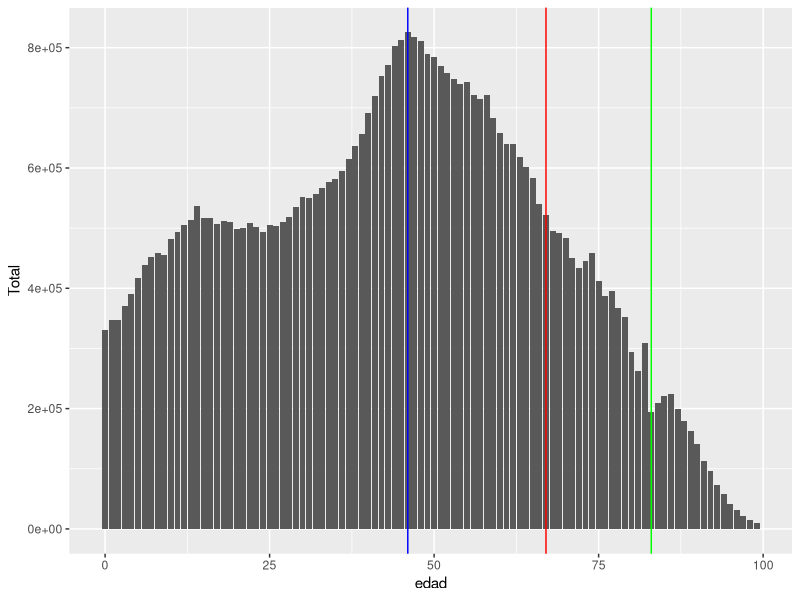
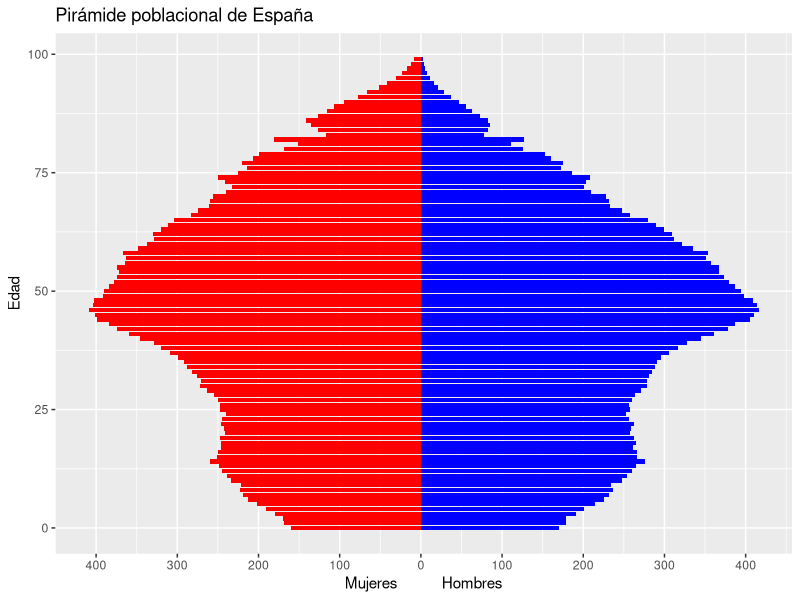
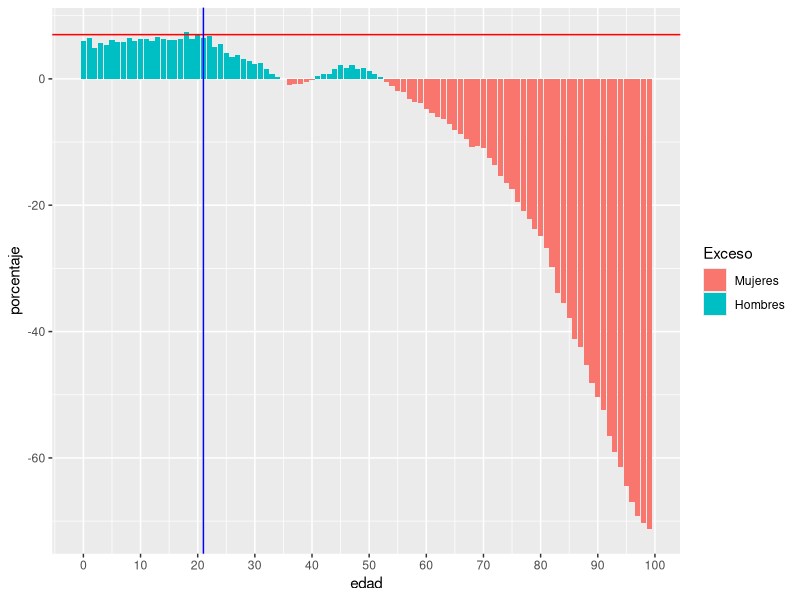
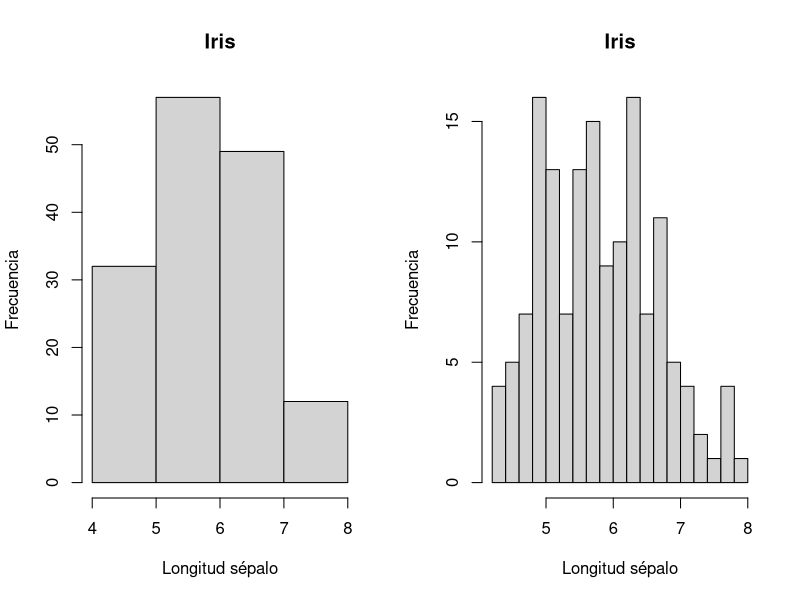
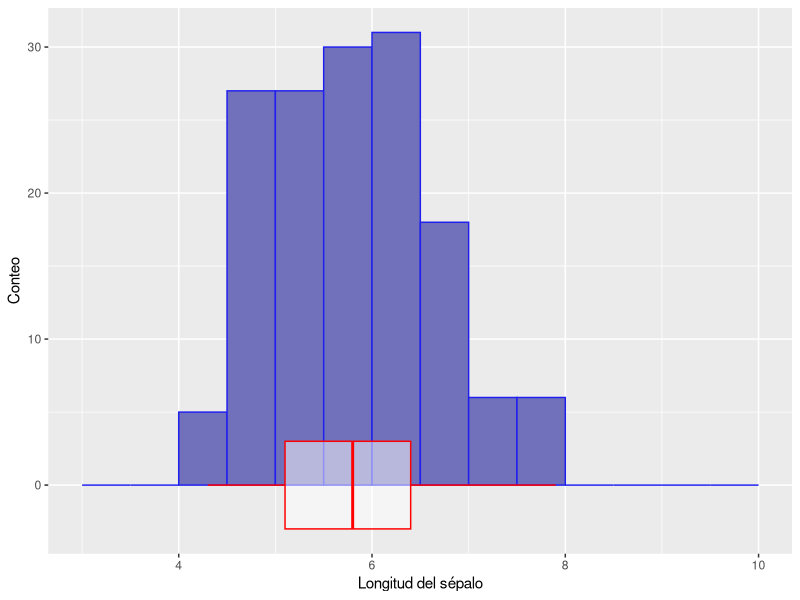
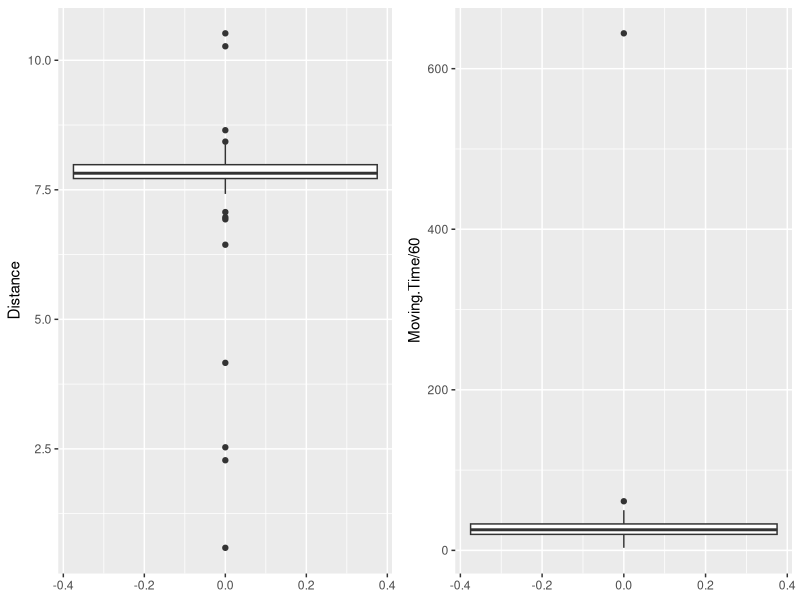
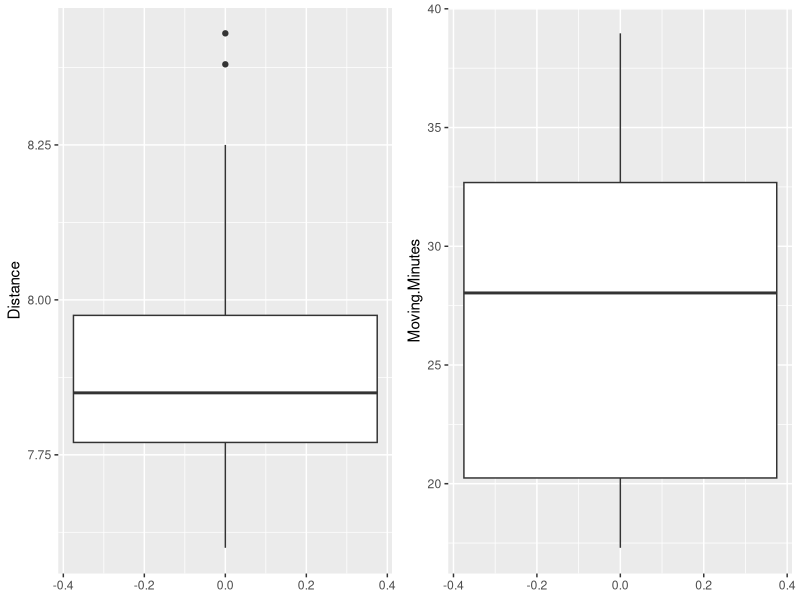
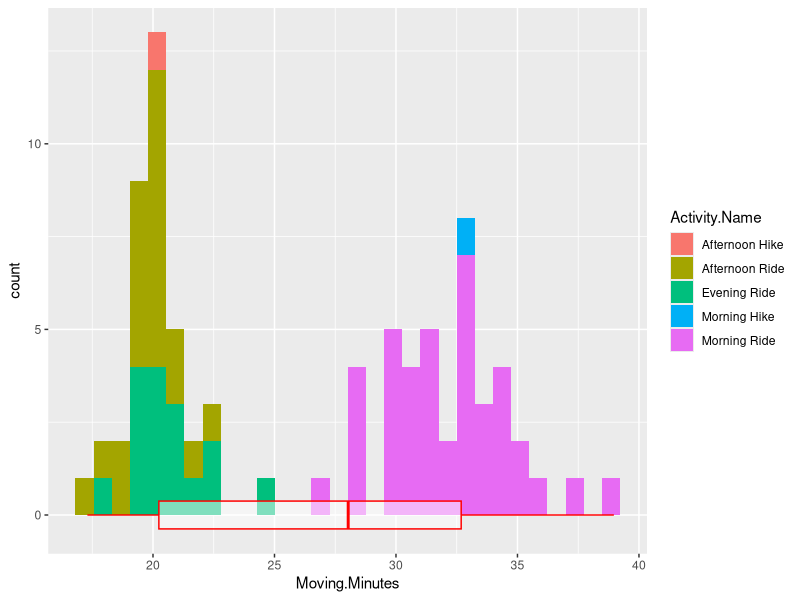

Here is the R script that generated these plots, in order:
## ---- chunk 1
library(dplyr)
poblacion_raw<-read.csv("data/68519.csv",skip=0,fileEncoding="ISO-8859-1",header=T, sep=';',stringsAsFactor=F) |> select(Edad,Sexo, Total, Nacionalidad)
head(poblacion_raw,7)
## ---- chunk 2
library(dplyr)
library(tidyr)

poblacion <- poblacion_raw  |> filter(Nacionalidad=='Total') |> mutate(Total=as.numeric(gsub("\\.","",Total))) |> pivot_wider(names_from = Sexo, values_from = Total)  |>
 mutate(edad=as.numeric(gsub("año(s|)","",Edad))) |> drop_na() |> 
  select(-Edad)  |> arrange(edad)
#arrange(desc(Edad))
head(poblacion)
## ---- chunk 3
library(ggplot2)
ggplot(data=poblacion, aes(x=edad, y=Total))+geom_col()+
  geom_vline(xintercept = 46, color="blue")+
  geom_vline(xintercept = 67, color="red")+
  geom_vline(xintercept = 83, color="green")
## ---- chunk 4
ggplot(data=poblacion, aes(x=edad))+
  geom_col(aes(y=Hombres),fill="blue")+
  geom_col(aes(y= -Mujeres),fill="red")+
  scale_y_continuous(breaks=seq(-5e5,5e5,length.out=11), labels=abs(seq(-5e5,5e5,length.out=11)/1000))+
  xlab("Edad")+ylab("Mujeres           Hombres")+ggtitle("Pirámide poblacional de España")+
  coord_flip()
## ---- chunk 5
#| fig-height: 5
#| fig-width: 14
#poblacion$porcentaje <- (poblacion$Hombres/poblacion$Mujeres-1)*100
#poblacion$porcentaje <- with(poblacion, (Hombres/Mujeres-1)*100)
poblacion <- poblacion |> mutate(porcentaje=(Hombres/Mujeres-1)*100) |> mutate(Exceso=factor(porcentaje>0, labels = c('Mujeres','Hombres')))

ggplot(data=poblacion, aes(x=edad, y=porcentaje))+geom_col(aes(fill=Exceso))+
  geom_hline(yintercept = 7, color='red')+
  geom_vline(xintercept = 21, color='blue')+
  scale_x_continuous(breaks = seq(0,100, by=10))
## ---- chunk 6
print(paste("El dataset iris tiene",nrow(iris),"filas"))
head(iris)
## ---- chunk 7
sort(iris$Sepal.Length)
## ---- chunk 8
par(mfrow = c(1,2))
hist(iris$Sepal.Length, 5, xlab="Longitud sépalo", ylab="Frecuencia", main="Iris")
hist(iris$Sepal.Length, 15, xlab="Longitud sépalo", ylab="Frecuencia", main="Iris")
## ---- chunk 9
#| fig-height: 5
#| fig-width: 14
ggplot(data=iris, aes(x=Sepal.Length))+
  geom_histogram(fill='#7070BB', color='#2020EE', breaks=seq(3,10, by=0.5))+
  geom_boxplot(color='red', width=6, alpha=0.5)+
  xlab('Longitud del sépalo')+ylab('Conteo')
## ---- chunk 10
strava = read.csv("data/activities_strava.csv")
head(strava)
str(strava)
## ---- chunk 11
strava<-strava[c("Activity.Date","Activity.Name","Activity.Type","Elapsed.Time","Distance","Moving.Time")]
head(strava)
summary(strava)
## ---- chunk 12
ride<-strava[strava$Activity.Type=="Ride",]
summary(ride)
## ---- chunk 13
library(gridExtra)

g1 <- ggplot(ride, aes(y=Distance))+geom_boxplot()

g2 <- ggplot(ride, aes(y=Moving.Time/60))+geom_boxplot()


grid.arrange(g1,g2, nrow=1)
## ---- chunk 14

ride_filtered <- ride |> filter(Moving.Time<60*60) |> filter(Distance>7.5 & Distance < 8.5) |> mutate(Moving.Minutes=Moving.Time/60)

g1 <- ggplot(ride_filtered, aes(y=Distance))+geom_boxplot()

g2 <- ggplot(ride_filtered, aes(y=Moving.Minutes))+geom_boxplot()


grid.arrange(g1,g2, nrow=1)
## ---- chunk 15
ggplot(ride_filtered, aes(x=Moving.Minutes))+geom_histogram(aes(fill=Activity.Name))+
  geom_boxplot(color='red', alpha=0.5)
## ---- chunk 16
ride_filtered |> filter(Activity.Name %in% c('Morning Ride', 'Afternoon Ride', 'Evening Ride')) |> ggplot(aes(y=Moving.Minutes, fill=Activity.Name , x=Activity.Name))+geom_boxplot()
## ---- chunk 17
f_poblacion <- poblacion[,c("Total","edad")]
f_poblacion$nacimiento <- 2023-f_poblacion$edad

f_poblacion$Ratio <- f_poblacion$Total/sum(f_poblacion$Total)

f_poblacion_milenial <- sum(f_poblacion$Ratio[f_poblacion$nacimiento>=1980 &
                                              f_poblacion$nacimiento<=2000  ])

paste0("La probabilida de que eligiendo una persona al azar en España sea milenial es ",
      round(f_poblacion_milenial*100),"%")

## ---- chunk 18
f_poblacion_joven <- sum(f_poblacion$Ratio[f_poblacion$edad<=64])

paste0("La probabilidad de que eligiendo una persona al azar su edad sea menor o igual a 64 años es ",
      round(f_poblacion_joven,3)*100,"%")

## ---- chunk 19
set.seed(2)
myUnifVector<-runif(10000,min=2,max=7)
summary(myUnifVector)
length(myUnifVector)
## ---- chunk 20
library(ggplot2)
## ---- chunk 21
ggplot(data=data.frame(x=myUnifVector), aes(x))+
  geom_histogram(bins=15,fill="#7070BB",color="#010101")+
  #geom_jitter(width=0, height=500, aes(y=500), alpha=0.2)+
  scale_x_continuous(breaks = seq(0,10,1), lim=c(0,10))
## ---- chunk 22
ggplot(data=data.frame(x=myUnifVector), aes(x))+
  geom_histogram(bins=50,fill="#7070BB",color="#010101")+ 
  scale_x_continuous(breaks = seq(0,10,1), lim=c(0,10))
## ---- chunk 23
ggplot(data=data.frame(x=myUnifVector), aes(x))+
  geom_density(fill="#7070BB",color="#010101", bw=0.1)+ 
  scale_x_continuous(breaks = seq(0,10,1), lim=c(0,10))
## ---- chunk 24
ggplot(data=data.frame(x=myUnifVector), aes(x))+
  geom_density(fill="#7070BB",color="#010101",kernel="rectangular", bw=0.07)+ 
  scale_x_continuous(breaks = seq(0,10,1), lim=c(0,10))
## ---- chunk 25
ggplot(data=data.frame(x=myUnifVector), aes(x))+
  geom_density(fill="#7070BB",color="#010101",kernel="rectangular", bw=0.01)+
  #geom_density(fill="#7070BB",color="#010101")+ 
  scale_x_continuous(breaks = seq(0,10,1), lim=c(0,10))
## ---- chunk 26
p<- 0.7
q<- 1-p

df <- data.frame(x=c("Si","No"), prob=c(p,q))
ggplot(data=df,aes(x=x,y=prob))+geom_point(color="blue")+geom_col(width=0.005,color="blue")+
 theme_bw()+ggtitle("Función de densidad de probabilida \n de una distribución de Bernuilli")
## ---- chunk 27
p<-0.7
v<-runif(5,min=0,max=1)
v
as.integer(v>p)
## ---- chunk 28

slices <- c(p,1-p)
lbls <- c("Cara", "Cruz")
pie(slices, labels = lbls, main="Probabilidad")
## ---- chunk 29
dbinom(x=2,size=3,prob=0.5)
## ---- chunk 30
rbinom(10,size=3,prob=0.5)
## ---- chunk 31
n=100
k=1
p=0.01

dbinom(x=1,size=100,prob=0.01)
dbinom(x=2,size=100,prob=0.01)
dbinom(x=3,size=100,prob=0.01)
dbinom(x=4,size=100,prob=0.01)
## ---- chunk 32
probFinal<-0
for (x in k:n){    
    probFinal<-probFinal+dbinom(x=x,size=100,prob=0.01)
}
print(paste0("La probabilidad de que en ",n," tests de embarazo salga al menos ",
             k," indicando embarazo, es del ",round(probFinal*100,2),"%"))
## ---- chunk 33
p=0.01
n=100
k=1
experimento <- runif(n,min=0,max=1)<p

experimento
## ---- chunk 34
numTestFail<-0
totalIntentos<-100000
p=0.01
n=100
k=1
for (i in 1:totalIntentos){
    #experimento<-rbinom(n,size=1,prob=p)
    experimento<-runif(n,min=0,max=1)<p
    numFalsoPositivo<-sum(experimento)
    if (numFalsoPositivo>=k){
        numTestFail<-numTestFail+1
    }
}
probFinal=numTestFail/totalIntentos
print(paste0("La probabilidad de que en ",n," tests de embarazo salga al menos ",
             k," indicando embarazo, es del ",round(probFinal*100,2),"%"))
## ---- chunk 35
k=5
l=2
print(paste("METODO 1: La probabilidad de recibir exactamente",
            k,"llamadas en un minuto es:", l^k/factorial(k)*exp(-l)  ))
print(paste("METODO 2: La probabilidad de recibir exactamente",
            k,"llamadas en un minuto es:",dpois(k, lambda=l  )))
## ---- chunk 36
k<-5
l<-2

p<-0
for (i in k:100){
   p<-p+dpois(i,l)
}
print(paste("METODO 1: La probabilidad de recibir ",k," o más llamdas en un minuto es:",p))

p<-1
for (i in 0:(k-1)){
   p<-p-dpois(i,l)
}
print(paste("METODO 2: La probabilidad de recibir",k," o más llamdas en un minuto es:",p))


p<-1-ppois(k-1,l)
print(paste("METODO 3: La probabilidad de recibir",k," o más llamdas en un minuto es:",p))


## ---- chunk 37
l<-c(2,4,20)
numSamples<-10000
myPoissonDataVector<-rpois(numSamples*length(l),l)

length(myPoissonDataVector)
## ---- chunk 38
head(rep(l,numSamples),10)
## ---- chunk 39
myPoissonDataFrame<-data.frame(val=myPoissonDataVector,lambda=rep(l,numSamples))
myPoissonDataFrame$lambda<-factor(myPoissonDataFrame$lambda)
head(myPoissonDataFrame)
## ---- chunk 40
require(ggplot2)
ggplot(data=myPoissonDataFrame, aes(x=val,colour=lambda)) + 
 geom_histogram(position="dodge",bins=30)+
 geom_density(bw=1)+
 geom_vline(xintercept=3.65,color="blue")
## ---- chunk 41
l<-4

n<-c(5,10,100)
p<-l/n

numSamples<-10000

myBinomialDataVector<-rbinom(numSamples*length(n),size=n,prob=p)


myPoissonDataFrame<-data.frame(val=myBinomialDataVector,n=rep(n,numSamples))
myPoissonDataFrame$n<-factor(myPoissonDataFrame$n)

require(ggplot2)

ggplot(data=myPoissonDataFrame, aes(x=val,colour=n)) +geom_histogram(position="dodge",bins=30)+
  stat_function(fun=function(x,...){dpois(round(x),...)*10000},args = list(lambda = l), 
                  geom="area",color="#a98600",fill="yellow",alpha=0.3)
## ---- chunk 42
l<-c(2,4,20)
numSamples<-10000
myExponentialDataVector<-rexp(numSamples*length(l),l)


myExponentialDataFrame<-data.frame(val=myExponentialDataVector,lambda=rep(l,numSamples))
myExponentialDataFrame$lambda<-factor(myExponentialDataFrame$lambda)

require(ggplot2)
ggplot(data=myExponentialDataFrame, aes(x=val,colour=lambda)) + 
 geom_density(bw=0.01, kernel="rectangular")
## ---- chunk 43
rate=20
paste(rate,"llamadas cada hora significa una media de una llamada cada",1/rate*60,"minutos")
## ---- chunk 44
est_time=5/60
paste("La probabilidad de tener que esperar más de",est_time,
      "horas entre dos llamadas entrantes es de",1-pexp(est_time,rate=rate))
## ---- chunk 45
pnorm(2.5,mean=2,sd=1)
## ---- chunk 46
x<-seq(-5,5,length.out=100)
plot(x,pnorm(x),t="l",col="blue",ylab="prob")
lines(x,dnorm(x),t="l",col="red")
#lines(qnorm(x),x,t="l",col="green")

grid()
legend("topleft", c("Probabilidad acumulada (pnorm)","Función de probabiliad (dnorm)"), 
       pch = '-', title = "Gráficas", col=c("blue","red"), y.intersp = 2)
## ---- chunk 47
x<-rnorm(100000, mean = 4, sd = 2)
print(paste0("Tenemos una variable aleatoria gausiana de media: ",
             mean(x)," y desviación típica:",sd(x)))
## ---- chunk 48
nm<-6
x<-x+nm
print(paste0("Si le sumamos ",nm," su nueva media será: ",mean(x)," y desviación típica:",sd(x)))
## ---- chunk 49
nsd<-10
x<-rnorm(100000, mean = 4, sd = 2)

x<-x*nsd
print(paste0("Si la multiplicamos por ",nsd,
             " su nueva media será: ",mean(x)," y desviación típica:",sd(x)))
## ---- chunk 50
data.frame(val=as.numeric(),numFunctions=as.numeric())
## ---- chunk 51
numSamples<-1000

myRandomDataFrame<-data.frame(val=as.numeric(),numFunctions=as.numeric())
for (numFunctions in c(1,10,100)){
    myRandomVector<-rep(0,numSamples)
    for (i in 1:numFunctions){
        myRandomVector<-myRandomVector+runif(numSamples,min = -1,max = 1)
    }
    myRandomVector<-myRandomVector
    myRandomDataFrame<-rbind(myRandomDataFrame,data.frame(val=myRandomVector,numFunctions=numFunctions))
}

myRandomDataFrame$numFunctions<-as.factor(myRandomDataFrame$numFunctions)
sd10<-sd(myRandomDataFrame$val[myRandomDataFrame$numFunctions==10])

paste("Desviación típica sumando 10 uniformes:",sd10)
paste("Desviación típica sumando 100 uniformes:",sd(myRandomDataFrame$val[myRandomDataFrame$numFunctions==100]))
require(ggplot2)
ggplot(data=myRandomDataFrame, aes(x=val,color=numFunctions)) + 
    #geom_density(kernel="rectangular",bw=0.07)
    stat_function(fun=dnorm,args = list(mean = 0, sd=sd10), 
                  geom="area",color="#a98600",fill="yellow",alpha=0.3)+
    geom_density(kernel="rectangular")
    
## ---- chunk 52
print("En R se calcula con pnorm:")
pnorm(1,lower.tail = F)

print("La inversa se calcula con qnorm:")
qnorm(0.158655,lower.tail = F)
## ---- chunk 53
require(ggplot2)
options(repr.plot.height=4,repr.plot.width=6)
plot_qz<-function(l1,l2){ 
    qnorm1sd<-function(x){
        out<-dnorm(x)
        out[x< l1]<-NA
        out
    }

    qnorm05sd<-function(x){
        out<-dnorm(x)
        out[x<l2]<-NA
        out
    }


    qval1<-round(pnorm(l1,lower.tail = F),3)
    qval2<-round(pnorm(l2,lower.tail = F),3)


    xdf<-data.frame(z=c(-4,4))
    ggplot(xdf,aes(x=z))+stat_function(fun=dnorm,args = list(mean = 0, sd=1))+
      stat_function(fun=qnorm1sd, geom="area",fill="red")+
      geom_text(x=l1+1,y=dnorm(l1),size=4,label=paste0("Q(",l1,")=",qval1))+ 
      stat_function(fun=qnorm05sd, geom="area",fill="green",alpha=0.2)+
      geom_text(x=l2+1,y=dnorm(l2),size=4,label=paste0("Q(",l2,")=",qval2))
}
## ---- chunk 54
l1<-1.96
l2<- -1.28
plot_qz(l1,l2)
## ---- chunk 55
x<-seq(-4,4,length.out=1000)
plot(x,pnorm(x,lower.tail = F),t="l",ylab="Q(x) - probabilidad",xlab="x - número de desviaciones típicas sobre la media")
grid()
# Es equivalente a:
plot(x,1-pnorm(x),t="l")
## ---- chunk 56
numSamples<-10
#Empezamos con una variable aleatoria ordenada
var_random <-sort(runif(numSamples,min=-5,max=5))

#calculamos su probabilidad de que P(X>x)
p = ((numSamples-1):0)/numSamples

#Basandonos en esta probabilidad, calculamos cual sería su valor si fuera gaussiana
z<-qnorm(p,lower.tail = F)

matrix(c(var_random,p,z),nrow=3,byrow = T,
       dimnames=list(c("x","P(X>x) o Q(x)","valor esperado de x si fuera gaussiana"),NULL))
## ---- chunk 57
#plot(p,var_random)
## ---- chunk 58
#El gráfico QQ sería:

numSamples<-1000
var_random <-sort(runif(numSamples,0,10))
p = ((numSamples-1):0)/numSamples
z<-qnorm(p,lower.tail = F)



plot(z,var_random,
     xlab="número de desviaciones típicas sobre la media teórica",
     ylab="valores reales")
## ---- chunk 59
numSamples<-1000
gauss_random <-sort(rnorm(numSamples,mean=5,sd=3))
p = ((numSamples-1):0)/numSamples
z<-qnorm(p,lower.tail = F)
plot(z,gauss_random,
     xlab="número de desviaciones típicas sobre la media teoórica",
     ylab="valores reales")
## ---- chunk 60
qqnorm(gauss_random)
qqline(gauss_random, col = 'orange', lwd =2)
## ---- chunk 61
unif1<-subset(myRandomDataFrame,numFunctions==1)$val
qqnorm(unif1)
qqline(unif1, col = 'orange', lwd =2)
## ---- chunk 62
library(ggplot2)
options(repr.plot.height=4,repr.plot.width=6)
pick_N_samples<-function(N){
    rnorm(N,m=real_mu,sd=real_sd)
}

N<-3
real_mu<-5
real_sd<-2
tstudent<-data.frame(rep(NA,10000))

for (i in 1:nrow(tstudent)){
    g<-pick_N_samples(N)
    estimated_sd<-sd(g)/sqrt(N)
    estimated_mean<-mean(g)
    tstudent[i,"val"]<-(estimated_mean-real_mu)/estimated_sd
}

ggplot(data=tstudent, aes(x=val)) + 
    stat_function(fun=dnorm,args = list(mean = 0, sd=1), geom="area",color="#a98600",fill="yellow",alpha=0.3)+
    stat_function(fun=dt,args = list(df = N-1),color="#2222BB")+
    xlim(-5,5)+
    geom_density(kernel="rectangular")
## ---- chunk 63
qqnorm(tstudent$val,ylim = c(-5,5))
qqline(tstudent$val, col = 'orange', lwd =2)
## ---- chunk 64
a<-4+1
b<-8+1
x<-seq(0,1,length.out=1000)
plot(x,dbeta(x,a,b),t="l")
